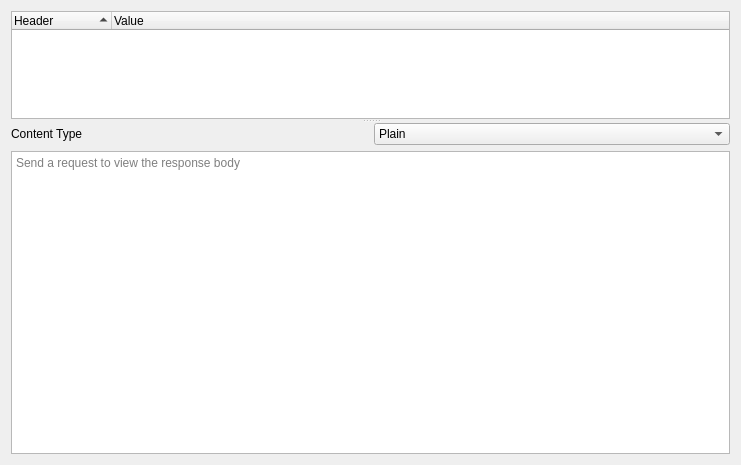
<?xml version="1.0" encoding="UTF-8"?>
<ui version="4.0">
 <class>ResponseFragmentView</class>
 <widget class="QWidget" name="ResponseFragmentView">
  <property name="geometry">
   <rect>
    <x>0</x>
    <y>0</y>
    <width>741</width>
    <height>465</height>
   </rect>
  </property>
  <property name="windowTitle">
   <string>Form</string>
  </property>
  <layout class="QGridLayout" name="gridLayout">
   <item row="0" column="0">
    <widget class="QSplitter" name="splitter">
     <property name="orientation">
      <enum>Qt::Vertical</enum>
     </property>
     <widget class="QTreeWidget" name="headers">
      <property name="verticalScrollBarPolicy">
       <enum>Qt::ScrollBarAsNeeded</enum>
      </property>
      <property name="sizeAdjustPolicy">
       <enum>QAbstractScrollArea::AdjustToContents</enum>
      </property>
      <property name="editTriggers">
       <set>QAbstractItemView::NoEditTriggers</set>
      </property>
      <property name="showDropIndicator" stdset="0">
       <bool>false</bool>
      </property>
      <property name="alternatingRowColors">
       <bool>true</bool>
      </property>
      <property name="uniformRowHeights">
       <bool>true</bool>
      </property>
      <property name="sortingEnabled">
       <bool>true</bool>
      </property>
      <column>
       <property name="text">
        <string>Header</string>
       </property>
      </column>
      <column>
       <property name="text">
        <string>Value</string>
       </property>
      </column>
     </widget>
     <widget class="QWidget" name="">
      <layout class="QVBoxLayout" name="verticalLayout">
       <item>
        <layout class="QHBoxLayout" name="horizontalLayout">
         <item>
          <widget class="QLabel" name="label">
           <property name="text">
            <string>Content Type</string>
           </property>
          </widget>
         </item>
         <item>
          <widget class="QComboBox" name="contentType">
           <item>
            <property name="text">
             <string>Plain</string>
            </property>
           </item>
           <item>
            <property name="text">
             <string>JSON</string>
            </property>
           </item>
           <item>
            <property name="text">
             <string>XML</string>
            </property>
           </item>
          </widget>
         </item>
        </layout>
       </item>
       <item>
        <widget class="QTextEdit" name="body">
         <property name="lineWrapMode">
          <enum>QTextEdit::NoWrap</enum>
         </property>
         <property name="readOnly">
          <bool>true</bool>
         </property>
         <property name="placeholderText">
          <string>Send a request to view the response body</string>
         </property>
        </widget>
       </item>
      </layout>
     </widget>
    </widget>
   </item>
  </layout>
 </widget>
 <resources/>
 <connections/>
</ui>
